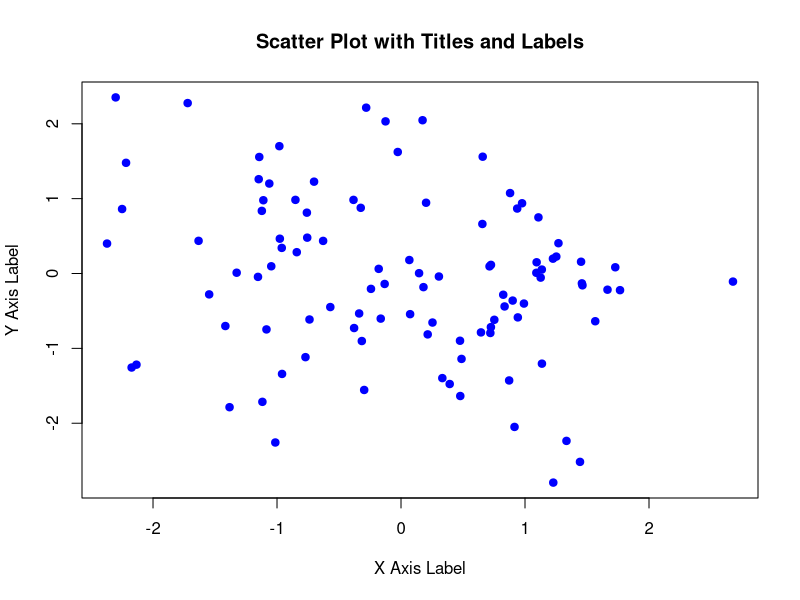
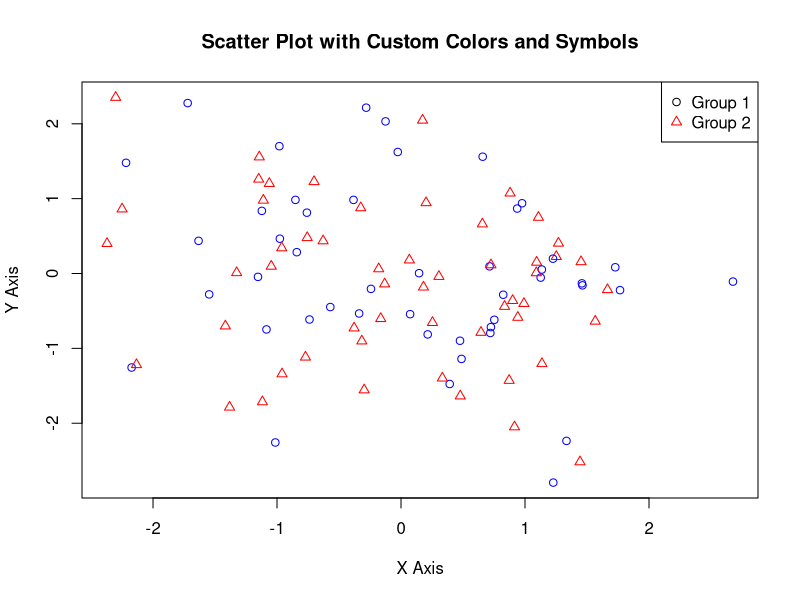
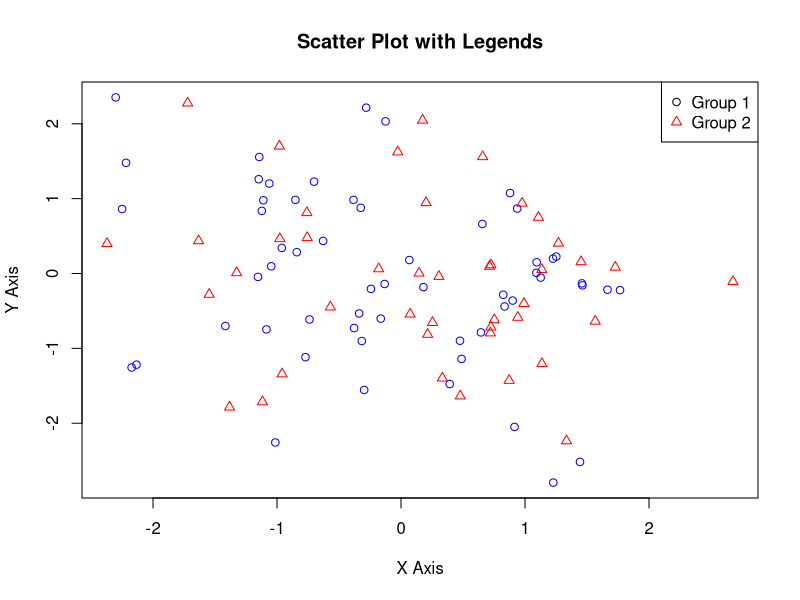
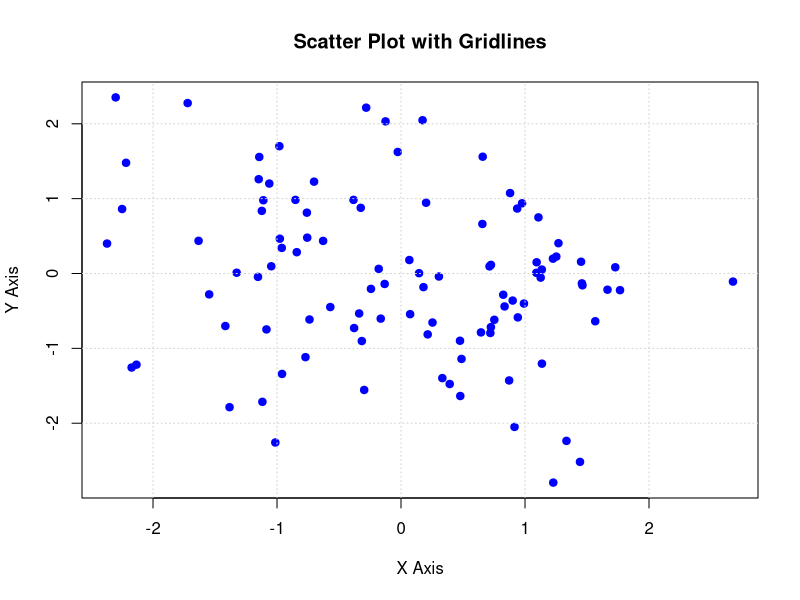
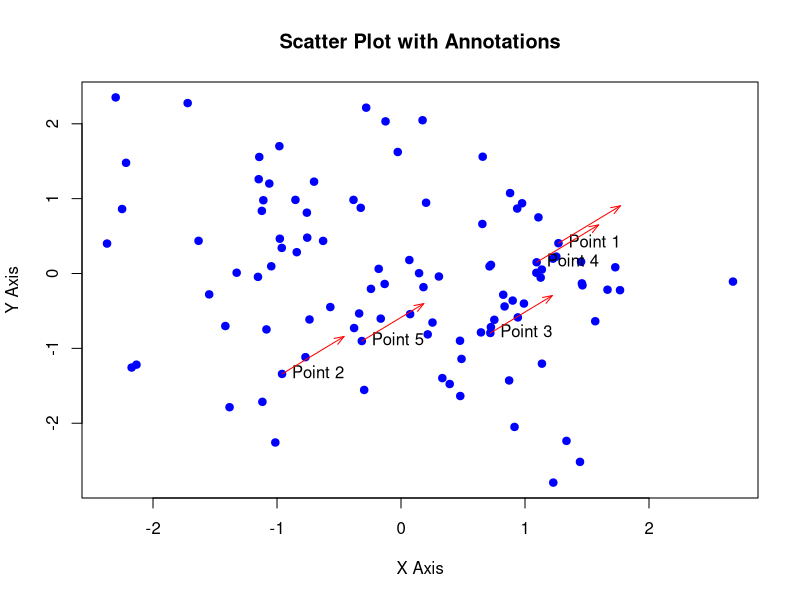
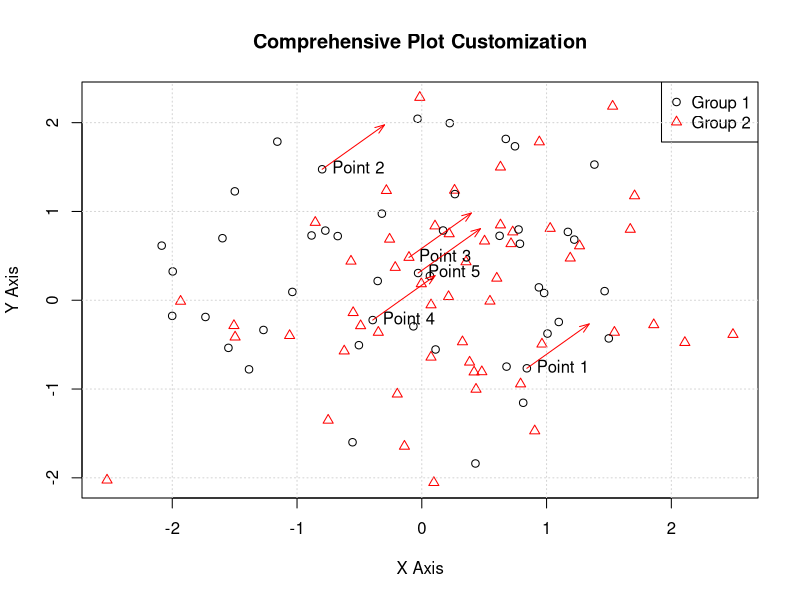

The R script that drew these images, in order:
## ---- chunk 1

# Creating sample data

x <- rnorm(100)

y <- rnorm(100)



# Adding titles and labels

plot(x, y, main = "Scatter Plot with Titles and Labels", xlab = "X Axis Label", ylab = "Y Axis Label", pch = 19, col = "blue")

## ---- chunk 2

# Creating sample data with groups

group <- sample(c("Group 1", "Group 2"), 100, replace = TRUE)
color_map <- c("Group 1" = "blue", "Group 2" = "red")



# Customizing colors and symbols

plot(x, y, 
     main = "Scatter Plot with Custom Colors and Symbols", 
     xlab = "X Axis", 
     ylab = "Y Axis",      
     pch = as.numeric(factor(group)),  # Convert groups to numbers
     col = color_map[group])  # Map colors to groups


legend("topright", 
       legend = c("Group 1", "Group 2"), 
       pch = c(1, 2), 
       col = c("black", "red"))

## ---- chunk 3

# Creating sample data with groups

group <- sample(c("Group 1", "Group 2"), 100, replace = TRUE)
color_map <- c("Group 1" = "blue", "Group 2" = "red")



# Adding legends

plot(x, y, 
     main = "Scatter Plot with Legends", 
     xlab = "X Axis", 
     ylab = "Y Axis", 
     pch = as.numeric(factor(group)),  # Convert groups to numbers
     col = color_map[group])  # Map colors to groups

legend("topright", 
       legend = c("Group 1", "Group 2"), 
       pch = c(1, 2), 
       col = c("black", "red"))

## ---- chunk 4

# Adding gridlines

plot(x, y, main = "Scatter Plot with Gridlines", xlab = "X Axis", ylab = "Y Axis", pch = 19, col = "blue")

grid(nx = NULL, ny = NULL, col = "lightgray", lty = "dotted")

## ---- chunk 5

# Adding annotations

plot(x, y, main = "Scatter Plot with Annotations", xlab = "X Axis", ylab = "Y Axis", pch = 19, col = "blue")

text(x[1:5], y[1:5], labels = paste("Point", 1:5), pos = 4)

arrows(x[1:5], y[1:5], x[1:5] + 0.5, y[1:5] + 0.5, length = 0.1, angle = 20, col = "red")

## ---- chunk 6

# Creating sample data

x <- rnorm(100)

y <- rnorm(100)

group <- sample(c("Group 1", "Group 2"), 100, replace = TRUE)

# Create a color map
color_map <- c("Group 1" = "black", "Group 2" = "red")



# Adding titles and labels

plot(x, y, 
     main = "Comprehensive Plot Customization", 
     xlab = "X Axis", 
     ylab = "Y Axis", 
     pch = as.numeric(factor(group)),  # Convert groups to numbers for point shapes
     col = color_map[group])  # Map colors to groups



# Adding legends

legend("topright", 
       legend = c("Group 1", "Group 2"), 
       pch = c(1, 2), 
       col = c("black", "red"))



# Adding gridlines

grid(nx = NULL, ny = NULL, col = "lightgray", lty = "dotted")



# Adding annotations

text(x[1:5], y[1:5], labels = paste("Point", 1:5), pos = 4)

arrows(x[1:5], y[1:5], x[1:5] + 0.5, y[1:5] + 0.5, length = 0.1, angle = 20, col = "red")

